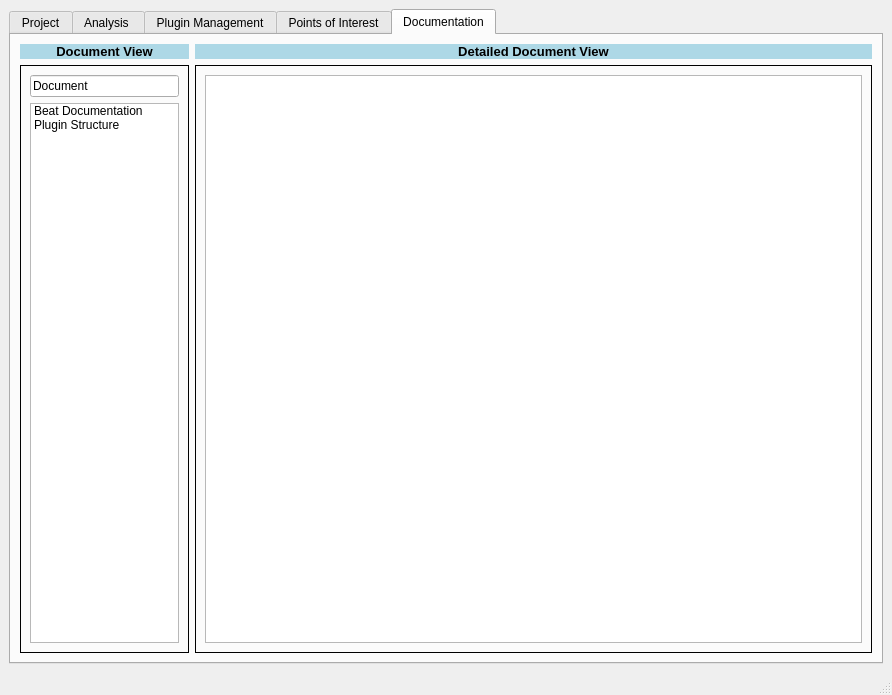
<?xml version="1.0" encoding="UTF-8"?>
<ui version="4.0">
 <class>MainWindow</class>
 <widget class="QMainWindow" name="MainWindow">
  <property name="geometry">
   <rect>
    <x>0</x>
    <y>0</y>
    <width>892</width>
    <height>695</height>
   </rect>
  </property>
  <property name="windowTitle">
   <string>MainWindow</string>
  </property>
  <property name="autoFillBackground">
   <bool>true</bool>
  </property>
  <property name="styleSheet">
   <string notr="true"/>
  </property>
  <property name="toolButtonStyle">
   <enum>Qt::ToolButtonIconOnly</enum>
  </property>
  <property name="tabShape">
   <enum>QTabWidget::Rounded</enum>
  </property>
  <widget class="QWidget" name="centralwidget">
   <property name="autoFillBackground">
    <bool>true</bool>
   </property>
   <property name="styleSheet">
    <string notr="true"/>
   </property>
   <layout class="QGridLayout" name="gridLayout">
    <item row="0" column="1">
     <widget class="QTabWidget" name="tabWidget">
      <property name="enabled">
       <bool>true</bool>
      </property>
      <property name="sizePolicy">
       <sizepolicy hsizetype="Expanding" vsizetype="Expanding">
        <horstretch>10</horstretch>
        <verstretch>0</verstretch>
       </sizepolicy>
      </property>
      <property name="autoFillBackground">
       <bool>true</bool>
      </property>
      <property name="styleSheet">
       <string notr="true"/>
      </property>
      <property name="currentIndex">
       <number>4</number>
      </property>
      <widget class="QWidget" name="projectTab">
       <property name="autoFillBackground">
        <bool>true</bool>
       </property>
       <property name="styleSheet">
        <string notr="true"/>
       </property>
       <attribute name="title">
        <string>Project</string>
       </attribute>
       <layout class="QGridLayout" name="gridLayout_5">
        <item row="0" column="0">
         <layout class="QGridLayout" name="mainGrid">
          <item row="0" column="0">
           <layout class="QGridLayout" name="titleGrid">
            <item row="0" column="0">
             <layout class="QGridLayout" name="gridLayout_6" columnstretch="2,8">
              <item row="0" column="0">
               <layout class="QGridLayout" name="gridLayout_9" columnstretch="0">
                <item row="0" column="0">
                 <widget class="QLabel" name="label">
                  <property name="font">
                   <font>
                    <pointsize>10</pointsize>
                   </font>
                  </property>
                  <property name="autoFillBackground">
                   <bool>false</bool>
                  </property>
                  <property name="styleSheet">
                   <string notr="true">background-color: rgba(173,216,230 ,1 )</string>
                  </property>
                  <property name="frameShape">
                   <enum>QFrame::NoFrame</enum>
                  </property>
                  <property name="text">
                   <string>&lt;html&gt;&lt;head/&gt;&lt;body&gt;&lt;p&gt;&lt;span style=&quot; font-weight:600;&quot;&gt;Project View&lt;/span&gt;&lt;/p&gt;&lt;/body&gt;&lt;/html&gt;</string>
                  </property>
                  <property name="alignment">
                   <set>Qt::AlignCenter</set>
                  </property>
                 </widget>
                </item>
                <item row="1" column="0">
                 <widget class="QFrame" name="gridFrame_2">
                  <property name="frameShape">
                   <enum>QFrame::Panel</enum>
                  </property>
                  <layout class="QGridLayout" name="gridLayout_10">
                   <item row="0" column="1">
                    <layout class="QVBoxLayout" name="verticalLayout">
                     <item>
                      <widget class="QLineEdit" name="lineEdit">
                       <property name="text">
                        <string>Search </string>
                       </property>
                      </widget>
                     </item>
                     <item>
                      <widget class="QListWidget" name="listWidget"/>
                     </item>
                     <item>
                      <widget class="QPushButton" name="pushButton">
                       <property name="sizePolicy">
                        <sizepolicy hsizetype="Fixed" vsizetype="Fixed">
                         <horstretch>0</horstretch>
                         <verstretch>0</verstretch>
                        </sizepolicy>
                       </property>
                       <property name="autoFillBackground">
                        <bool>false</bool>
                       </property>
                       <property name="text">
                        <string>New</string>
                       </property>
                      </widget>
                     </item>
                    </layout>
                   </item>
                  </layout>
                 </widget>
                </item>
               </layout>
              </item>
              <item row="0" column="1">
               <layout class="QGridLayout" name="gridLayout_8" columnstretch="0">
                <item row="0" column="0">
                 <widget class="QLabel" name="label_2">
                  <property name="enabled">
                   <bool>true</bool>
                  </property>
                  <property name="sizePolicy">
                   <sizepolicy hsizetype="Preferred" vsizetype="Fixed">
                    <horstretch>0</horstretch>
                    <verstretch>0</verstretch>
                   </sizepolicy>
                  </property>
                  <property name="font">
                   <font>
                    <pointsize>8</pointsize>
                   </font>
                  </property>
                  <property name="styleSheet">
                   <string notr="true">background-color: rgba(173,216,230 ,1 )</string>
                  </property>
                  <property name="frameShape">
                   <enum>QFrame::NoFrame</enum>
                  </property>
                  <property name="text">
                   <string>&lt;html&gt;&lt;head/&gt;&lt;body&gt;&lt;p&gt;&lt;span style=&quot; font-size:10pt; font-weight:600;&quot;&gt;Detailed Project View&lt;/span&gt;&lt;/p&gt;&lt;/body&gt;&lt;/html&gt;</string>
                  </property>
                  <property name="textFormat">
                   <enum>Qt::RichText</enum>
                  </property>
                  <property name="alignment">
                   <set>Qt::AlignCenter</set>
                  </property>
                 </widget>
                </item>
                <item row="1" column="0">
                 <widget class="QFrame" name="gridFrame_7">
                  <property name="frameShape">
                   <enum>QFrame::Box</enum>
                  </property>
                  <layout class="QGridLayout" name="gridLayout_15" columnstretch="0,0,0">
                   <item row="1" column="1">
                    <widget class="QTextEdit" name="textEdit">
                     <property name="sizePolicy">
                      <sizepolicy hsizetype="Expanding" vsizetype="Fixed">
                       <horstretch>0</horstretch>
                       <verstretch>0</verstretch>
                      </sizepolicy>
                     </property>
                    </widget>
                   </item>
                   <item row="0" column="1">
                    <widget class="QLineEdit" name="lineEdit_2"/>
                   </item>
                   <item row="2" column="0">
                    <widget class="QLabel" name="label_5">
                     <property name="text">
                      <string>Binary File Path</string>
                     </property>
                    </widget>
                   </item>
                   <item row="3" column="1">
                    <widget class="QTableView" name="tableView"/>
                   </item>
                   <item row="1" column="0">
                    <widget class="QLabel" name="label_4">
                     <property name="text">
                      <string>Project 
Description</string>
                     </property>
                    </widget>
                   </item>
                   <item row="4" column="1">
                    <widget class="QPushButton" name="pushButton_3">
                     <property name="sizePolicy">
                      <sizepolicy hsizetype="Fixed" vsizetype="Fixed">
                       <horstretch>0</horstretch>
                       <verstretch>0</verstretch>
                      </sizepolicy>
                     </property>
                     <property name="layoutDirection">
                      <enum>Qt::RightToLeft</enum>
                     </property>
                     <property name="text">
                      <string>Delete</string>
                     </property>
                    </widget>
                   </item>
                   <item row="2" column="2">
                    <widget class="QPushButton" name="pushButton_2">
                     <property name="text">
                      <string>Browse</string>
                     </property>
                    </widget>
                   </item>
                   <item row="3" column="0">
                    <widget class="QLabel" name="label_6">
                     <property name="text">
                      <string>Binary File 
Properties</string>
                     </property>
                    </widget>
                   </item>
                   <item row="4" column="2">
                    <widget class="QPushButton" name="pushButton_4">
                     <property name="text">
                      <string>Save</string>
                     </property>
                     <property name="autoDefault">
                      <bool>false</bool>
                     </property>
                     <property name="default">
                      <bool>true</bool>
                     </property>
                     <property name="flat">
                      <bool>false</bool>
                     </property>
                    </widget>
                   </item>
                   <item row="2" column="1">
                    <widget class="QLineEdit" name="lineEdit_3"/>
                   </item>
                   <item row="0" column="0">
                    <layout class="QVBoxLayout" name="verticalLayout_4">
                     <item>
                      <widget class="QLabel" name="label_3">
                       <property name="text">
                        <string>Project 
 Name</string>
                       </property>
                      </widget>
                     </item>
                    </layout>
                   </item>
                  </layout>
                 </widget>
                </item>
               </layout>
              </item>
             </layout>
            </item>
           </layout>
          </item>
         </layout>
        </item>
       </layout>
      </widget>
      <widget class="QWidget" name="analysisTab">
       <attribute name="title">
        <string>Analysis </string>
       </attribute>
      </widget>
      <widget class="QWidget" name="pluginTab">
       <attribute name="title">
        <string>Plugin Management</string>
       </attribute>
      </widget>
      <widget class="QWidget" name="PoiTab">
       <property name="autoFillBackground">
        <bool>true</bool>
       </property>
       <attribute name="title">
        <string>Points of Interest</string>
       </attribute>
       <layout class="QGridLayout" name="gridLayout_2">
        <item row="0" column="0">
         <layout class="QGridLayout" name="titleGrid_5">
          <item row="0" column="0">
           <layout class="QGridLayout" name="gridLayout_27" columnstretch="2,8">
            <item row="0" column="0">
             <layout class="QGridLayout" name="gridLayout_28" columnstretch="0">
              <item row="1" column="0">
               <widget class="QFrame" name="gridFrame_6">
                <property name="frameShape">
                 <enum>QFrame::Panel</enum>
                </property>
                <layout class="QGridLayout" name="gridLayout_29">
                 <item row="2" column="1">
                  <widget class="QPushButton" name="POI_NewButton">
                   <property name="sizePolicy">
                    <sizepolicy hsizetype="Fixed" vsizetype="Fixed">
                     <horstretch>0</horstretch>
                     <verstretch>0</verstretch>
                    </sizepolicy>
                   </property>
                   <property name="autoFillBackground">
                    <bool>false</bool>
                   </property>
                   <property name="text">
                    <string>New</string>
                   </property>
                  </widget>
                 </item>
                 <item row="1" column="1">
                  <layout class="QVBoxLayout" name="verticalLayout_8">
                   <item>
                    <widget class="QListWidget" name="POI_List">
                     <item>
                      <property name="text">
                       <string>Point of interest A</string>
                      </property>
                     </item>
                     <item>
                      <property name="text">
                       <string>Point of interest B</string>
                      </property>
                     </item>
                     <item>
                      <property name="text">
                       <string>Point of interest C</string>
                      </property>
                     </item>
                     <item>
                      <property name="text">
                       <string>             ... </string>
                      </property>
                     </item>
                     <item>
                      <property name="text">
                       <string>Point of interest X</string>
                      </property>
                     </item>
                    </widget>
                   </item>
                  </layout>
                 </item>
                 <item row="0" column="1">
                  <widget class="QLineEdit" name="POI_LineEdit">
                   <property name="text">
                    <string>Points of Interest</string>
                   </property>
                  </widget>
                 </item>
                </layout>
               </widget>
              </item>
              <item row="0" column="0">
               <widget class="QLabel" name="POI_LabelView">
                <property name="font">
                 <font>
                  <pointsize>10</pointsize>
                 </font>
                </property>
                <property name="autoFillBackground">
                 <bool>false</bool>
                </property>
                <property name="styleSheet">
                 <string notr="true">background-color: rgba(173,216,230 ,1 )</string>
                </property>
                <property name="frameShape">
                 <enum>QFrame::NoFrame</enum>
                </property>
                <property name="text">
                 <string>&lt;html&gt;&lt;head/&gt;&lt;body&gt;&lt;p&gt;&lt;span style=&quot; font-weight:600;&quot;&gt;Point of Interest View&lt;/span&gt;&lt;/p&gt;&lt;/body&gt;&lt;/html&gt;</string>
                </property>
                <property name="alignment">
                 <set>Qt::AlignCenter</set>
                </property>
               </widget>
              </item>
             </layout>
            </item>
            <item row="0" column="1">
             <layout class="QGridLayout" name="gridLayout_30" columnstretch="0">
              <item row="0" column="0">
               <widget class="QLabel" name="POI_DetailLabel">
                <property name="enabled">
                 <bool>true</bool>
                </property>
                <property name="sizePolicy">
                 <sizepolicy hsizetype="Preferred" vsizetype="Fixed">
                  <horstretch>0</horstretch>
                  <verstretch>0</verstretch>
                 </sizepolicy>
                </property>
                <property name="font">
                 <font>
                  <pointsize>8</pointsize>
                 </font>
                </property>
                <property name="styleSheet">
                 <string notr="true">background-color: rgba(173,216,230 ,1 )</string>
                </property>
                <property name="frameShape">
                 <enum>QFrame::NoFrame</enum>
                </property>
                <property name="text">
                 <string>&lt;html&gt;&lt;head/&gt;&lt;body&gt;&lt;p&gt;&lt;span style=&quot; font-size:10pt; font-weight:600;&quot;&gt;Detailed Point of Interest View&lt;/span&gt;&lt;/p&gt;&lt;/body&gt;&lt;/html&gt;</string>
                </property>
                <property name="textFormat">
                 <enum>Qt::RichText</enum>
                </property>
                <property name="alignment">
                 <set>Qt::AlignCenter</set>
                </property>
               </widget>
              </item>
              <item row="2" column="0">
               <widget class="QFrame" name="gridFrame_11">
                <property name="frameShape">
                 <enum>QFrame::Box</enum>
                </property>
                <layout class="QGridLayout" name="gridLayout_31" columnstretch="0,0,0">
                 <item row="2" column="0">
                  <widget class="QLabel" name="POI_Label2">
                   <property name="font">
                    <font>
                     <weight>75</weight>
                     <bold>true</bold>
                    </font>
                   </property>
                   <property name="text">
                    <string>Point of Interest Type</string>
                   </property>
                  </widget>
                 </item>
                 <item row="4" column="0">
                  <widget class="QPushButton" name="POI_Del">
                   <property name="sizePolicy">
                    <sizepolicy hsizetype="Fixed" vsizetype="Fixed">
                     <horstretch>0</horstretch>
                     <verstretch>0</verstretch>
                    </sizepolicy>
                   </property>
                   <property name="layoutDirection">
                    <enum>Qt::RightToLeft</enum>
                   </property>
                   <property name="text">
                    <string>Delete</string>
                   </property>
                  </widget>
                 </item>
                 <item row="2" column="1">
                  <widget class="QComboBox" name="POI_Combo2">
                   <item>
                    <property name="text">
                     <string>Type</string>
                    </property>
                   </item>
                  </widget>
                 </item>
                 <item row="0" column="1">
                  <widget class="QComboBox" name="POI_Combo1_2">
                   <property name="maximumSize">
                    <size>
                     <width>200</width>
                     <height>16777215</height>
                    </size>
                   </property>
                   <item>
                    <property name="text">
                     <string>Existing Plugin</string>
                    </property>
                   </item>
                  </widget>
                 </item>
                 <item row="0" column="0">
                  <layout class="QVBoxLayout" name="verticalLayout_9">
                   <item>
                    <widget class="QLabel" name="POI_Label1">
                     <property name="font">
                      <font>
                       <weight>75</weight>
                       <bold>true</bold>
                      </font>
                     </property>
                     <property name="text">
                      <string>Plugin</string>
                     </property>
                    </widget>
                   </item>
                  </layout>
                 </item>
                 <item row="3" column="0" colspan="3">
                  <widget class="QTableView" name="POI_Panel"/>
                 </item>
                 <item row="4" column="2">
                  <widget class="QPushButton" name="POI_Save">
                   <property name="sizePolicy">
                    <sizepolicy hsizetype="Fixed" vsizetype="Fixed">
                     <horstretch>0</horstretch>
                     <verstretch>0</verstretch>
                    </sizepolicy>
                   </property>
                   <property name="layoutDirection">
                    <enum>Qt::RightToLeft</enum>
                   </property>
                   <property name="text">
                    <string>Save</string>
                   </property>
                   <property name="autoDefault">
                    <bool>false</bool>
                   </property>
                   <property name="default">
                    <bool>true</bool>
                   </property>
                   <property name="flat">
                    <bool>false</bool>
                   </property>
                  </widget>
                 </item>
                </layout>
               </widget>
              </item>
             </layout>
            </item>
           </layout>
          </item>
         </layout>
        </item>
       </layout>
      </widget>
      <widget class="QWidget" name="documentationTab">
       <attribute name="title">
        <string>Documentation</string>
       </attribute>
       <layout class="QGridLayout" name="gridLayout_3">
        <item row="0" column="0">
         <layout class="QGridLayout" name="mainGrid_2">
          <item row="0" column="0">
           <layout class="QGridLayout" name="titleGrid_2">
            <item row="0" column="0">
             <layout class="QGridLayout" name="gridLayout_7" columnstretch="2,8">
              <item row="0" column="0">
               <layout class="QGridLayout" name="gridLayout_11" columnstretch="0">
                <item row="0" column="0">
                 <widget class="QLabel" name="documentation_view">
                  <property name="font">
                   <font>
                    <pointsize>10</pointsize>
                   </font>
                  </property>
                  <property name="autoFillBackground">
                   <bool>false</bool>
                  </property>
                  <property name="styleSheet">
                   <string notr="true">background-color: rgba(173,216,230 ,1 )</string>
                  </property>
                  <property name="frameShape">
                   <enum>QFrame::NoFrame</enum>
                  </property>
                  <property name="text">
                   <string>&lt;html&gt;&lt;head/&gt;&lt;body&gt;&lt;p&gt;&lt;span style=&quot; font-weight:600;&quot;&gt;Document View&lt;/span&gt;&lt;/p&gt;&lt;/body&gt;&lt;/html&gt;</string>
                  </property>
                  <property name="alignment">
                   <set>Qt::AlignCenter</set>
                  </property>
                 </widget>
                </item>
                <item row="1" column="0">
                 <widget class="QFrame" name="gridFrame_3">
                  <property name="frameShape">
                   <enum>QFrame::Panel</enum>
                  </property>
                  <layout class="QGridLayout" name="gridLayout_12">
                   <item row="0" column="1">
                    <layout class="QVBoxLayout" name="verticalLayout_2">
                     <item>
                      <widget class="QLineEdit" name="documentation_lineEdit">
                       <property name="text">
                        <string>Document</string>
                       </property>
                      </widget>
                     </item>
                     <item>
                      <widget class="QListWidget" name="documentation_list">
                       <item>
                        <property name="text">
                         <string>Beat Documentation</string>
                        </property>
                       </item>
                       <item>
                        <property name="text">
                         <string>Plugin Structure</string>
                        </property>
                       </item>
                      </widget>
                     </item>
                    </layout>
                   </item>
                  </layout>
                 </widget>
                </item>
               </layout>
              </item>
              <item row="0" column="1">
               <layout class="QGridLayout" name="gridLayout_13" columnstretch="0">
                <item row="0" column="0">
                 <widget class="QLabel" name="documentation_detail">
                  <property name="enabled">
                   <bool>true</bool>
                  </property>
                  <property name="sizePolicy">
                   <sizepolicy hsizetype="Preferred" vsizetype="Fixed">
                    <horstretch>0</horstretch>
                    <verstretch>0</verstretch>
                   </sizepolicy>
                  </property>
                  <property name="font">
                   <font>
                    <pointsize>8</pointsize>
                   </font>
                  </property>
                  <property name="styleSheet">
                   <string notr="true">background-color: rgba(173,216,230 ,1 )</string>
                  </property>
                  <property name="frameShape">
                   <enum>QFrame::NoFrame</enum>
                  </property>
                  <property name="text">
                   <string>&lt;html&gt;&lt;head/&gt;&lt;body&gt;&lt;p&gt;&lt;span style=&quot; font-size:10pt; font-weight:600;&quot;&gt;Detailed Document View&lt;/span&gt;&lt;/p&gt;&lt;/body&gt;&lt;/html&gt;</string>
                  </property>
                  <property name="textFormat">
                   <enum>Qt::RichText</enum>
                  </property>
                  <property name="alignment">
                   <set>Qt::AlignCenter</set>
                  </property>
                 </widget>
                </item>
                <item row="1" column="0">
                 <widget class="QFrame" name="gridFrame_8">
                  <property name="frameShape">
                   <enum>QFrame::Box</enum>
                  </property>
                  <layout class="QGridLayout" name="gridLayout_16" columnstretch="0,0">
                   <item row="1" column="1">
                    <widget class="QTableView" name="documentation_panel"/>
                   </item>
                   <item row="0" column="0">
                    <layout class="QVBoxLayout" name="verticalLayout_5"/>
                   </item>
                  </layout>
                 </widget>
                </item>
               </layout>
              </item>
             </layout>
            </item>
           </layout>
          </item>
         </layout>
        </item>
       </layout>
      </widget>
     </widget>
    </item>
   </layout>
  </widget>
  <widget class="QMenuBar" name="menubar">
   <property name="geometry">
    <rect>
     <x>0</x>
     <y>0</y>
     <width>892</width>
     <height>21</height>
    </rect>
   </property>
  </widget>
  <widget class="QStatusBar" name="statusbar"/>
 </widget>
 <resources/>
 <connections/>
</ui>
